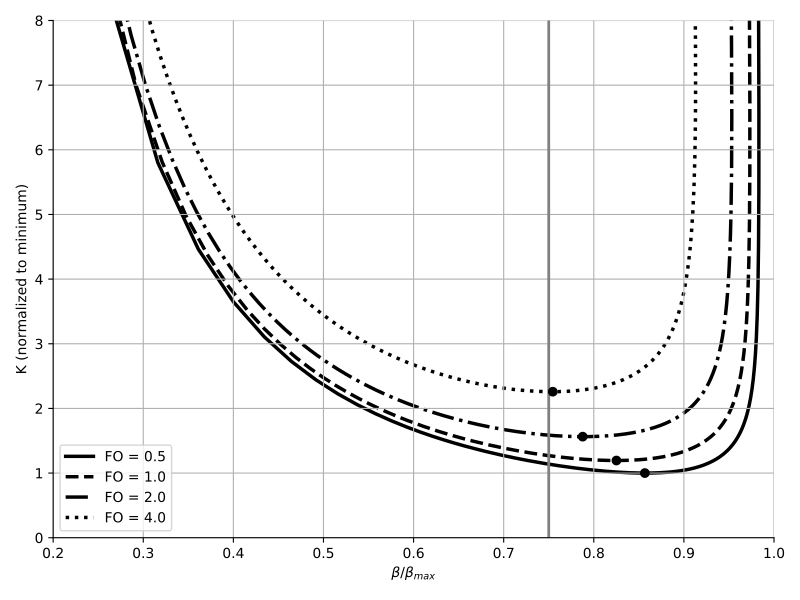

The script that drew this image:
import numpy as np
import matplotlib.pyplot as plt
from pygmid import Lookup as lk
from format_and_save import format_and_save
from scipy.interpolate import interp1d
# setup matplotlib
plt.rcParams['axes.spines.right'] = False
plt.rcParams['axes.spines.top'] = False
plt.rcParams.update({"axes.grid": True})

# Interpolation function
def interp1(x, y, value):
    # Perform cubic interpolation using interp1d
    f = interp1d(x, y, kind='cubic')
    return f(value)
# Specify appropriate path...
NCH = lk('65nch.mat')  # load MATLAB data into pygmid lookup object
PCH = lk('65pch.mat')


# Constants
pi = np.pi
wu = 2 * pi * 1e9
L = 0.1
G = np.array([1, 2, 4, 8])
FO = 2. / G
gm_ID = np.arange(3, 29.1, 0.1)




# Constants and Parameters
pi = np.pi
wu = 2 * pi * 1e9
L = 0.1
G = 2
FO = np.array([0.5, 1, 2, 4])
gm_ID = np.arange(2, 29.1, 0.1)

wTi = NCH.look_up( 'GM_CGS', GM_ID=gm_ID, L=L)

# Initialize arrays
beta = np.full((len(FO), len(gm_ID)), np.nan)
K = np.full((len(FO), len(gm_ID)), np.nan)

# Compute K factor
for i in range(len(FO)):
    beta[i, :] = (1 - (1 + FO[i] * G) * wu / wTi) / (1 + G - (wu / wTi))
    beta[i, beta[i, :] < 0] = np.nan  # Exclude invalid beta values
    K[i, :] = 1 / (beta[i, :] ** 2) / gm_ID

# Normalize K
K /= np.nanmin(K)

# Find minimum K and corresponding indexes
Kmin = np.nanmin(K, axis=1)
idx = np.nanargmin(K, axis=1)

# Calculate optimal parameters
gm_ID_opt = gm_ID[idx]
fT_opt = wTi[idx] / (2 * pi)
beta_opt = np.diag(beta[:, idx])
beta_max = 1 / (1 + G)
beta_opt_max = beta_opt / beta_max
cgs_cs_cf = 1 / beta_opt_max - 1
# Plotting

fig, ax = plt.subplots(figsize=(8, 6))


styles = ['k-', 'k--', 'k-.', 'k:']
widths = [2.5, 2.5, 2.5, 2.5]  # thicker lines

for i, fo in enumerate(FO):
    style = styles[i % len(styles)]
    lw = widths[i % len(widths)]
    ax.plot(beta[i, :] / beta_max, K[i, :], style, linewidth=lw, label=f'FO = {fo}', zorder=1)
    ax.plot(beta_opt_max[i], Kmin[i], 'ko', markersize=6, zorder=5)

# Reference line
ax.axvline(0.75, color='gray', linewidth=2)

# Labels and formatting
ax.set_xlabel(r'$\beta/\beta_{max}$')
ax.set_ylabel('K (normalized to minimum)')
ax.set_xlim(0.2, 1)
ax.set_ylim(0, 8)
ax.grid(True)
ax.legend(loc='best')

fig.tight_layout()
plt.show()

format_and_save((fig, ax), 'Fig6_7', W=8, H=6)
